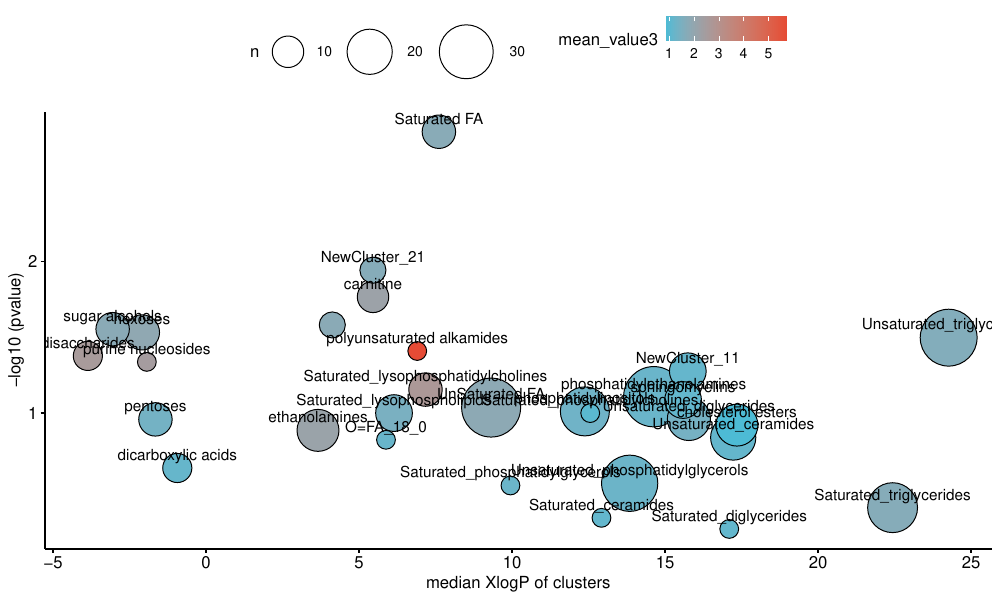

Generate this figure with R:
library(readxl)
ChemRICH_results <- read_excel("ChemRICH_results.xlsx", 
                               sheet = "Compound_ChemRICH")

library(ggpubr)
library(dplyr)
library(ggrepel)

result <- ChemRICH_results %>% 
  group_by(ClusterLabel) %>%
  summarize(mean_value1 = mean(xlogp), 
            mean_value2 = median(logP),
            mean_value3 = mean(foldchange),
            n = n()) %>%
  arrange(desc(n)) %>%
  top_n(n = 30)




ggscatter(result,
          shape = 21,
          x = "mean_value1",
          y = "mean_value2",
          fill = "mean_value3",
          label = "ClusterLabel",
          size = "n") +
  scale_size(range = c(6, 20)) +
  scale_fill_gradient(low = "#4DBBD5FF", high = "#E64B35FF") +
  labs(x = "median XlogP of clusters",
       y = "-log10 (pvalue)") +
  # geom_vline(xintercept = c(log2(1/value), log2(value)), col = "grey", linetype = "longdash") +
  geom_hline(yintercept = -log10(0.05), col = "grey", linetype = "longdash") 

ggsave("chemrich.pdf",width = 10, height = 6)









result2 <- ChemRICH_results %>% 
  group_by(class) %>%
  summarize(mean_value1 = mean(xlogp), 
            mean_value2 = median(logP),
            mean_value3 = mean(foldchange %>% 
                                 log(., base = 2) %>%
                                 abs()),
            n = n()) %>%
  arrange(desc(n)) 

ggplot(data = result2,
       aes(x = mean_value1, 
           y = mean_value2, 
           fill = mean_value3,
           label= class)) + 
  geom_point(aes(size = n),shape = 21) + ggpubr::theme_pubr() +
  geom_text_repel() +
  
  scale_size(range = c(6, 20)) +
  scale_fill_gradient(low = "#4DBBD5FF", high = "#E64B35FF") +
  labs(x = "median XlogP of clusters",
       y = "-log10 (pvalue)") +
  geom_hline(yintercept = -log10(0.05), col = "black", linetype = "longdash") 



ggsave("chemrich2.pdf",width = 10, height = 6)
